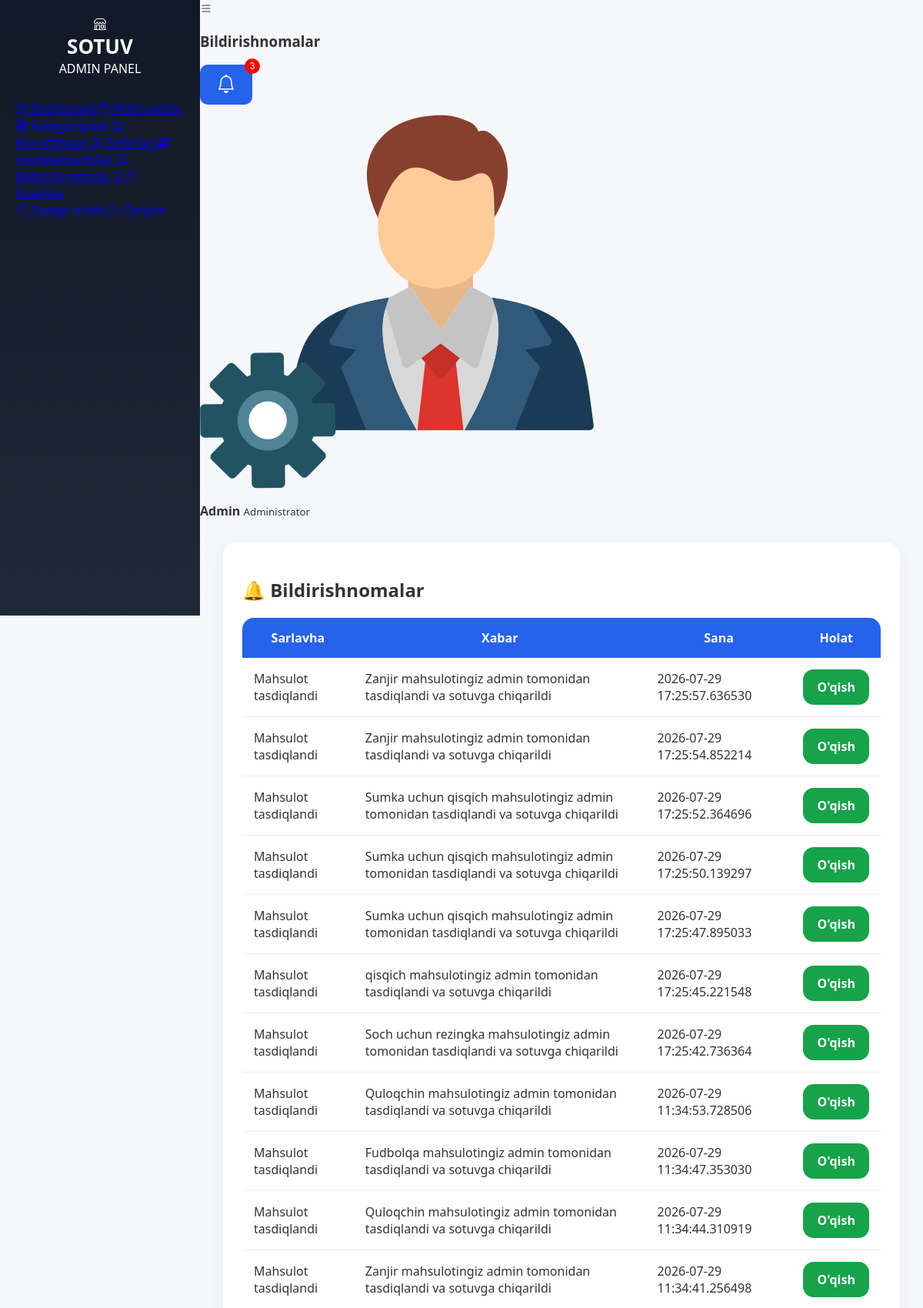
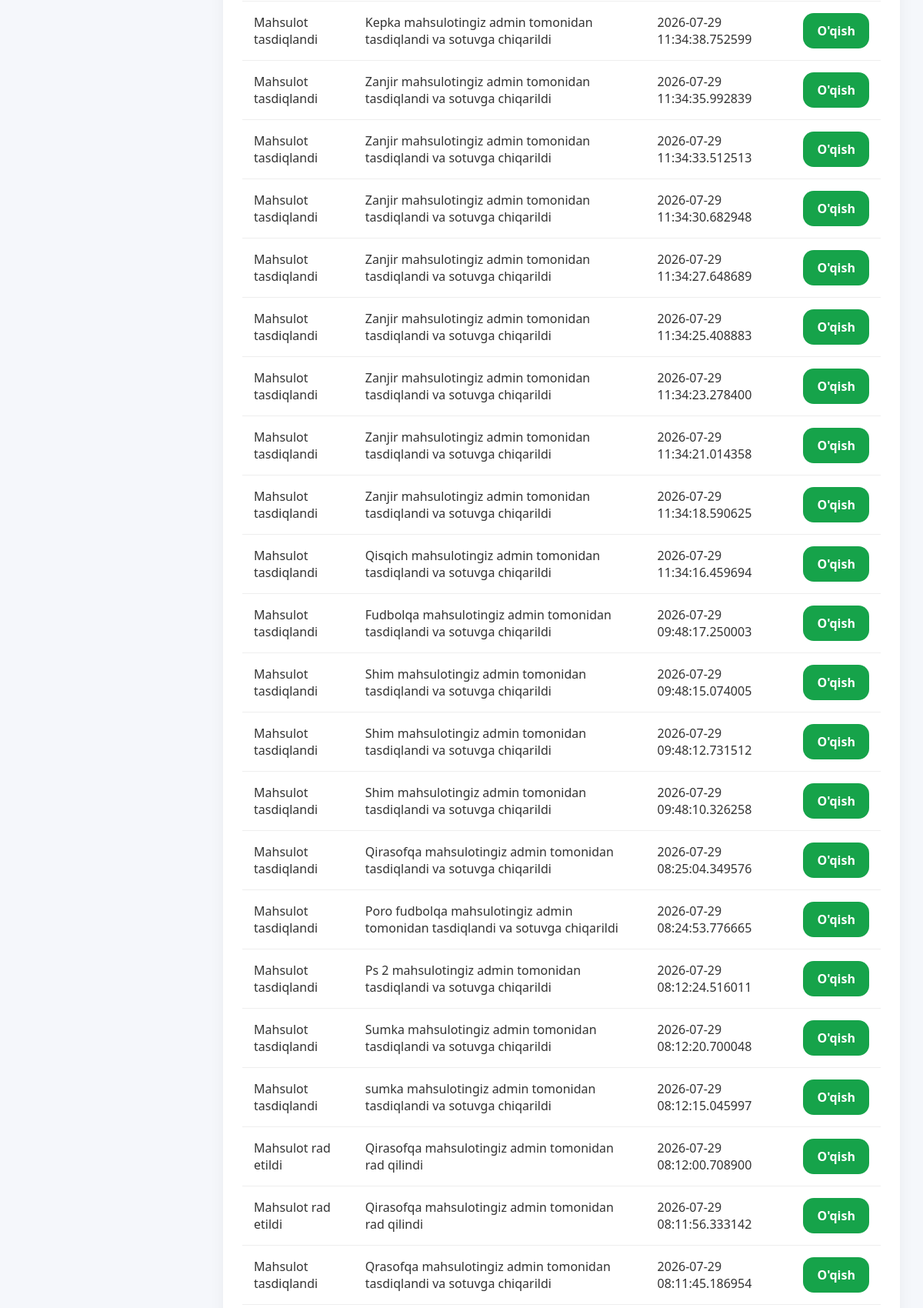
Page /admin/notifications (upper part) on the committed database (2 pictures, top to bottom).
### models/notification.py (models this page shows, shortened)
class Notification(db.Model):
    __tablename__ = "notification"
    id = db.Column(
        db.Integer,
        primary_key=True
    )
    title = db.Column(
        db.String(200),
        nullable=False
    )
    message = db.Column(
        db.Text,
        nullable=False
    )
    type = db.Column(
        db.String(50),
        default="system"
    )
    sender = db.Column(
        db.String(100),
        default="System"
    )
    is_read = db.Column(
        db.Boolean,
        default=False
    )
    user_id = db.Column(
        db.Integer,
        db.ForeignKey(
            "user.id"
        ),
        nullable=True,
        index=True
    )
    seller_id = db.Column(
        db.Integer,
        db.ForeignKey(
            "seller.id"
        ),
        nullable=True,
        index=True
    )
    order_id = db.Column(
        db.Integer,
        db.ForeignKey(
            "order.id"
        ),
        nullable=True,
        index=True
    )
    product_id = db.Column(
        db.Integer,
        db.ForeignKey(
            "product.id"
        ),
        nullable=True,
        index=True
    )
    link = db.Column(
        db.String(500),
        nullable=True
    )
    icon = db.Column(
        db.String(100),
        default="bell"
    )
    created_at = db.Column(
        db.DateTime,
        default=datetime.utcnow,
        index=True
    )
    updated_at = db.Column(
        db.DateTime,
        default=datetime.utcnow,
        onupdate=datetime.utcnow
    )
    user = db.relationship(
        "User",
        back_populates="notifications"
    )
    seller = db.relationship(
        "Seller",
        back_populates="notifications"
    )
    order = db.relationship(
        "Order",
        back_populates="notifications"
    )
    product = db.relationship(
        "Product",
        back_populates="notifications"
    )

### admin/routes.py (the view)
@admin.route(
    "/notifications"
)
def notifications():
    notes = Notification.query.order_by(
        Notification.created_at.desc()
    ).all()
    return render_template(
        "admin/notifications.html",
        notifications=notes
    )

### templates/admin/notifications.html (shortened to what this page needs)
{% extends "admin/base.html" %}
{% block page_title %}
Bildirishnomalar
{% endblock %}
{% block content %}
<div class="card">
    <h2>
        🔔 Bildirishnomalar
    </h2>
    {% if notifications %}
    <div class="table-box">
    <table>
        <thead>
            <tr>
                <th>Sarlavha</th>
                <th>Xabar</th>
                <th>Sana</th>
                <th>Holat</th>
            </tr>
        </thead>
        <tbody>
        {% for n in notifications %}
        <tr>
            <td>
                {{ n.title }}
            </td>
            <td>
                {{ n.message }}
            </td>
            <td>
                {{ n.created_at }}
            </td>
            <td>
                {% if n.is_read %}
                <span class="btn">
                    O'qilgan
                </span>
                {% else %}
                <a class="btn btn-success"
                href="{{ url_for('admin.notification_read', id=n.id) }}">
                    O'qish
                </a>
                {% endif %}
            </td>
        </tr>
        {% endfor %}
        </tbody>
    </table>
    </div>
    {% else %}
    <p>
        Hozircha bildirishnoma yo'q
    </p>
    {% endif %}
</div>
{% endblock %}

### static/seller/css/style.css (style rules this page uses)
* { box-sizing:border-box; }
body { margin:0; font-family: "Segoe UI", Arial, sans-serif; background:#f5f7fb; color:#333; }
.card { background:white; padding:25px; border-radius:18px; margin-bottom:25px; box-shadow: 0 5px 20px rgba(0,0,0,.05); }
button, .btn { border:none; background:#2563eb; color:white; padding:12px 22px; border-radius:10px; cursor:pointer; text-decoration:none; transition:.3s; }
table { width:100%; background:white; border-collapse:collapse; border-radius:15px; overflow:hidden; }
th { background:#2563eb; color:white; padding:15px; }
td { padding:15px; border-bottom:1px solid #eee; }
.btn { display:inline-flex; align-items:center; justify-content:center; gap:8px; padding:12px 18px; border-radius:14px; font-weight:600; border:none; cursor:pointer; transition:.3s; text-decoration:none; }
.btn-success { background:#16a34a; color:white; }

### rows in the picture
Notification: title "Mahsulot tasdiqlandi", message "Zanjir mahsulotingiz admin tomonidan tasdiqlandi va sotuvga chiqarildi", created_at "2026-07-29 17:25:57.636530"
Notification: title "Mahsulot tasdiqlandi", message "Zanjir mahsulotingiz admin tomonidan tasdiqlandi va sotuvga chiqarildi", created_at "2026-07-29 17:25:54.852214"
Notification: title "Mahsulot tasdiqlandi", message "Sumka uchun qisqich mahsulotingiz admin tomonidan tasdiqlandi va sotuvga chiqarildi", created_at "2026-07-29 17:25:52.364696"
Notification: title "Mahsulot tasdiqlandi", message "Sumka uchun qisqich mahsulotingiz admin tomonidan tasdiqlandi va sotuvga chiqarildi", created_at "2026-07-29 17:25:50.139297"
Notification: title "Mahsulot tasdiqlandi", message "Sumka uchun qisqich mahsulotingiz admin tomonidan tasdiqlandi va sotuvga chiqarildi", created_at "2026-07-29 17:25:47.895033"
Notification: title "Mahsulot tasdiqlandi", message "qisqich mahsulotingiz admin tomonidan tasdiqlandi va sotuvga chiqarildi", created_at "2026-07-29 17:25:45.221548"
Notification: title "Mahsulot tasdiqlandi", message "Soch uchun rezingka mahsulotingiz admin tomonidan tasdiqlandi va sotuvga chiqarildi", created_at "2026-07-29 17:25:42.736364"
Notification: title "Mahsulot tasdiqlandi", message "Quloqchin mahsulotingiz admin tomonidan tasdiqlandi va sotuvga chiqarildi", created_at "2026-07-29 11:34:53.728506"
Notification: title "Mahsulot tasdiqlandi", message "Fudbolqa mahsulotingiz admin tomonidan tasdiqlandi va sotuvga chiqarildi", created_at "2026-07-29 11:34:47.353030"
Notification: title "Mahsulot tasdiqlandi", message "Quloqchin mahsulotingiz admin tomonidan tasdiqlandi va sotuvga chiqarildi", created_at "2026-07-29 11:34:44.310919"
Notification: title "Mahsulot tasdiqlandi", message "Zanjir mahsulotingiz admin tomonidan tasdiqlandi va sotuvga chiqarildi", created_at "2026-07-29 11:34:41.256498"
Notification: title "Mahsulot tasdiqlandi", message "Kepka mahsulotingiz admin tomonidan tasdiqlandi va sotuvga chiqarildi", created_at "2026-07-29 11:34:38.752599"
Notification: title "Mahsulot tasdiqlandi", message "Zanjir mahsulotingiz admin tomonidan tasdiqlandi va sotuvga chiqarildi", created_at "2026-07-29 11:34:35.992839"
Notification: title "Mahsulot tasdiqlandi", message "Zanjir mahsulotingiz admin tomonidan tasdiqlandi va sotuvga chiqarildi", created_at "2026-07-29 11:34:33.512513"
Notification: title "Mahsulot tasdiqlandi", message "Zanjir mahsulotingiz admin tomonidan tasdiqlandi va sotuvga chiqarildi", created_at "2026-07-29 11:34:30.682948"
Notification: title "Mahsulot tasdiqlandi", message "Zanjir mahsulotingiz admin tomonidan tasdiqlandi va sotuvga chiqarildi", created_at "2026-07-29 11:34:27.648689"
Notification: title "Mahsulot tasdiqlandi", message "Zanjir mahsulotingiz admin tomonidan tasdiqlandi va sotuvga chiqarildi", created_at "2026-07-29 11:34:25.408883"
Notification: title "Mahsulot tasdiqlandi", message "Zanjir mahsulotingiz admin tomonidan tasdiqlandi va sotuvga chiqarildi", created_at "2026-07-29 11:34:23.278400"
Notification: title "Mahsulot tasdiqlandi", message "Zanjir mahsulotingiz admin tomonidan tasdiqlandi va sotuvga chiqarildi", created_at "2026-07-29 11:34:21.014358"
Notification: title "Mahsulot tasdiqlandi", message "Zanjir mahsulotingiz admin tomonidan tasdiqlandi va sotuvga chiqarildi", created_at "2026-07-29 11:34:18.590625"
Notification: title "Mahsulot tasdiqlandi", message "Qisqich mahsulotingiz admin tomonidan tasdiqlandi va sotuvga chiqarildi", created_at "2026-07-29 11:34:16.459694"
Notification: title "Mahsulot tasdiqlandi", message "Fudbolqa mahsulotingiz admin tomonidan tasdiqlandi va sotuvga chiqarildi", created_at "2026-07-29 09:48:17.250003"
Notification: title "Mahsulot tasdiqlandi", message "Shim mahsulotingiz admin tomonidan tasdiqlandi va sotuvga chiqarildi", created_at "2026-07-29 09:48:15.074005"
Notification: title "Mahsulot tasdiqlandi", message "Shim mahsulotingiz admin tomonidan tasdiqlandi va sotuvga chiqarildi", created_at "2026-07-29 09:48:12.731512"
Notification: title "Mahsulot tasdiqlandi", message "Shim mahsulotingiz admin tomonidan tasdiqlandi va sotuvga chiqarildi", created_at "2026-07-29 09:48:10.326258"
Notification: title "Mahsulot tasdiqlandi", message "Qirasofqa mahsulotingiz admin tomonidan tasdiqlandi va sotuvga chiqarildi", created_at "2026-07-29 08:25:04.349576"
Notification: title "Mahsulot tasdiqlandi", message "Poro fudbolqa mahsulotingiz admin tomonidan tasdiqlandi va sotuvga chiqarildi", created_at "2026-07-29 08:24:53.776665"
Notification: title "Mahsulot tasdiqlandi", message "Ps 2 mahsulotingiz admin tomonidan tasdiqlandi va sotuvga chiqarildi", created_at "2026-07-29 08:12:24.516011"
Notification: title "Mahsulot tasdiqlandi", message "Sumka mahsulotingiz admin tomonidan tasdiqlandi va sotuvga chiqarildi", created_at "2026-07-29 08:12:20.700048"
Notification: title "Mahsulot tasdiqlandi", message "sumka mahsulotingiz admin tomonidan tasdiqlandi va sotuvga chiqarildi", created_at "2026-07-29 08:12:15.045997"
Notification: title "Mahsulot rad etildi", message "Qirasofqa mahsulotingiz admin tomonidan rad qilindi", created_at "2026-07-29 08:12:00.708900"
Notification: title "Mahsulot rad etildi", message "Qirasofqa mahsulotingiz admin tomonidan rad qilindi", created_at "2026-07-29 08:11:56.333142"
Notification: title "Mahsulot tasdiqlandi", message "Qrasofqa mahsulotingiz admin tomonidan tasdiqlandi va sotuvga chiqarildi", created_at "2026-07-29 08:11:45.186954"
